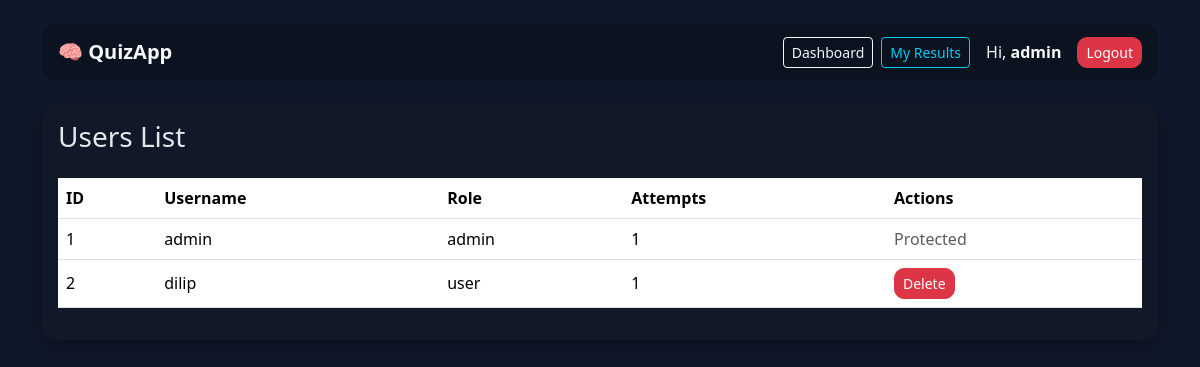
The app's page /admin/users (signed in) with its own data.
### app.py (models this page shows)
class User(UserMixin, db.Model):
    id = db.Column(db.Integer, primary_key=True)
    username = db.Column(db.String(80), unique=True, nullable=False)
    password = db.Column(db.String(200), nullable=False)
    role = db.Column(db.String(10), default="user")  # "user" or "admin"
    results = db.relationship(
    'Result',
    backref='user',
    cascade="all, delete-orphan",
    passive_deletes=True,
    lazy=True
)

### app.py (the view)
@app.route('/admin/users')
@login_required
def admin_users():
    if not admin_required():
        return redirect(url_for('index'))
    users = User.query.all()
    return render_template("admin_users.html", users=users)

### app.py (called while the page is built)
@event.listens_for(Engine, "connect")
def set_sqlite_pragma(dbapi_connection, connection_record):
    if isinstance(dbapi_connection, sqlite3.Connection):
        cursor = dbapi_connection.cursor()
        cursor.execute("PRAGMA foreign_keys=ON")
        cursor.close()

@login_manager.user_loader
def load_user(user_id):
    return User.query.get(int(user_id))

def admin_required():
    if not current_user.is_authenticated or current_user.role != 'admin':
        flash("Access denied! Admins only.", "danger")
        return False
    return True

### templates/admin_users.html
{% extends "base.html" %}
{% block content %}
<div class="card p-3">
  <h3>Users List</h3>
  <div class="table-responsive mt-3">
    <table class="table align-middle">
      <thead>
        <tr>
          <th>ID</th>
          <th>Username</th>
          <th>Role</th>
          <th>Attempts</th>
          <th>Actions</th>
        </tr>
      </thead>
      <tbody>
        {% for u in users %}
        <tr>
          <td>{{ u.id }}</td>
          <td>{{ u.username }}</td>
          <td>{{ u.role }}</td>
          <td>{{ u.results|length }}</td>
          <td>
            {% if u.role != "admin" %}
            <form method="post" action="{{ url_for('delete_user', user_id=u.id) }}" style="display:inline;">
              <button class="btn btn-danger btn-sm" onclick="return confirm('Delete this user and all their results?')">
                Delete
              </button>
            </form>
            {% else %}
            <span class="text-muted">Protected</span>
            {% endif %}
          </td>
        </tr>
        {% endfor %}
      </tbody>
    </table>
  </div>
</div>
{% endblock %}

### templates/base.html (shortened to what this page needs)
<!doctype html>
<html lang="en">
  <head>
    <link href="https://cdn.jsdelivr.net/npm/bootstrap@5.3.3/dist/css/bootstrap.min.css" rel="stylesheet">
  </head>
  <body>
    <div class="container py-4">
      <nav class="navbar navbar-expand-lg px-3 mb-4">
        <a class="navbar-brand fw-bold text-light" href="{{ url_for('index') }}">🧠 QuizApp</a>
        <div class="collapse navbar-collapse" id="nav">
          <ul class="navbar-nav ms-auto align-items-center gap-2">
            {% if current_user.is_authenticated %}
              <li class="nav-item">
                <a class="btn btn-outline-light btn-sm" href="{{ url_for('index') }}">Dashboard</a>
              </li>
              <li class="nav-item">
                <a class="btn btn-outline-info btn-sm" href="{{ url_for('my_results') }}">My Results</a>
              </li>
              <li class="nav-item text-light ms-2 me-2">Hi, <strong>{{ current_user.username }}</strong></li>
              <li class="nav-item">
                <a class="btn btn-danger btn-sm" href="{{ url_for('logout') }}">Logout</a>
              </li>
            {% else %}
              <li class="nav-item"><a class="btn btn-primary btn-sm" href="{{ url_for('login') }}">Login</a></li>
              <li class="nav-item"><a class="btn btn-secondary btn-sm" href="{{ url_for('register') }}">Register</a></li>
            {% endif %}
          </ul>
        </div>
      </nav>
      {% block content %}{% endblock %}
    </div>
  </body>
</html>

### templates/base.html (style rules this page uses)
body { background: #0f172a; color: #e2e8f0; }
.navbar { background: #0b1220 !important; border-radius: 14px; }
.card { border: none; border-radius: 16px; background: #111827; color:#e5e7eb; box-shadow: 0 8px 20px rgba(0,0,0,.25); }
.btn-primary, .btn-success, .btn-danger, .btn-warning { border-radius: 10px; }
.table { color: #e5e7eb; }
.table thead { color: #93c5fd; }
a { text-decoration: none; }

### records on screen
User: username "admin", id "1", role "admin", results|length "1", shows "Protected"
User: id "2", username "dilip", role "user", results|length "1"
